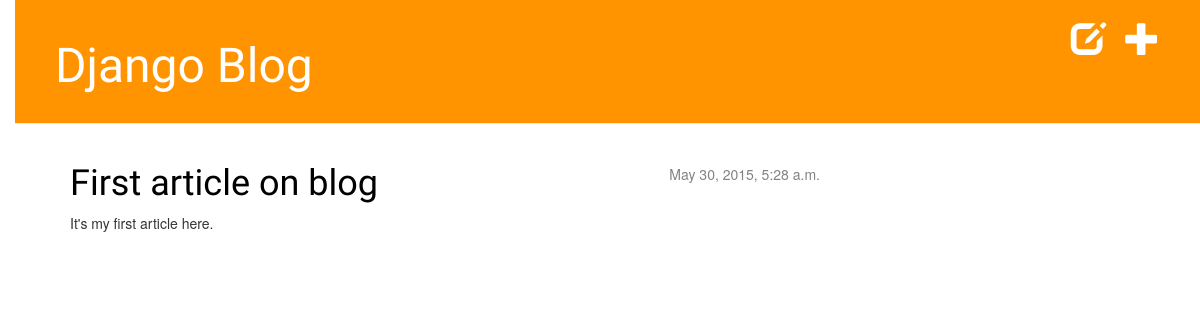
The page /blog/ on the database as committed earlier.
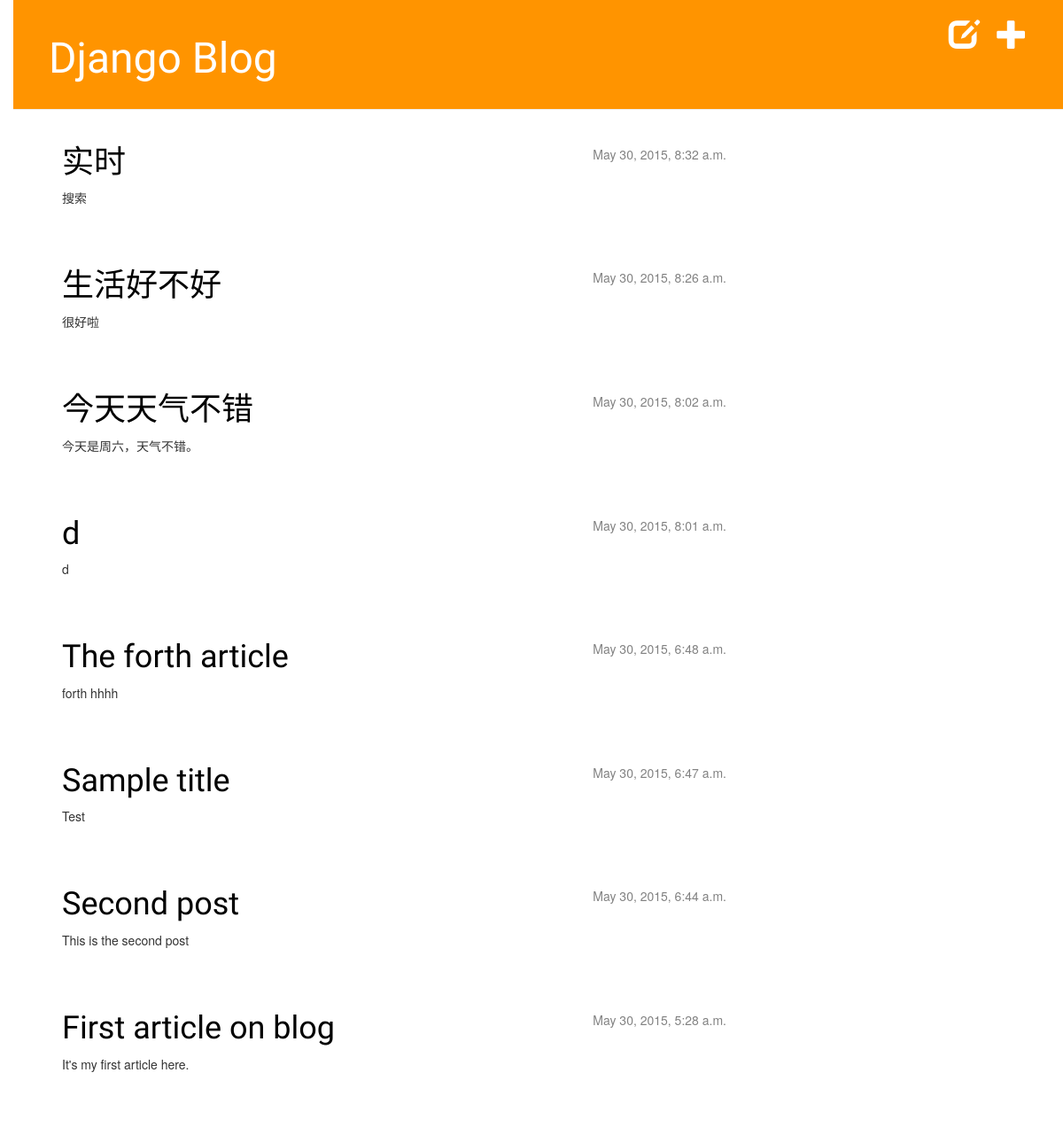
The same page on the database as committed later.
### blog/models.py (models this page shows, shortened)
class Post(models.Model):
	author = models.ForeignKey('auth.User')
	title = models.CharField(max_length=200)
	text = models.TextField()
	created_date = models.DateTimeField(
			default = timezone.now)
	published_date = models.DateTimeField(
		blank=True, null=True)

### blog/views.py (the view)
def post_list(request):
	posts = Post.objects.filter(published_date__lte=timezone.now()).order_by('-published_date')
	return render(request,'blog/post_list.html', {'posts':posts})

### blog/templates/blog/post_list.html
{% extends 'blog/base.html' %}
{% block content %}
    {% for post in posts %}
        <div class="post">
            <div class="date">
                {{ post.published_date }}
            </div>
            <h1><a href="{% url 'blog.views.post_detail' pk=post.pk%}">{{ post.title }}</a></h1>
            <p>{{ post.text|linebreaks }}</p>
        </div>
    {% endfor %}
{% endblock content %}

### blog/templates/blog/base.html (shortened to what this page needs)
{% load staticfiles %}
<html>
    <head>
        <link rel="stylesheet" href="//maxcdn.bootstrapcdn.com/bootstrap/3.2.0/css/bootstrap.min.css">
        <link rel="stylesheet" href="//maxcdn.bootstrapcdn.com/bootstrap/3.2.0/css/bootstrap-theme.min.css">
        <link rel="stylesheet" href="{% static 'css/blog.css' %}">
    </head>
    <body>
        <div class="page-header">
            <a href="{% url 'blog.views.post_new' %}" class="top-menu"><span class="glyphicon glyphicon-plus"></span></a>
            <a href="{% url 'post_draft_list' %}" class="top-menu"><span class="glyphicon glyphicon-edit"></span></a>
            <h1><a href="/blog">Django Blog</a></h1>
        </div>
        <div class="content container">
            <div class="row">
                <div class="col-md-8">
                {% block content %}
                {% endblock %}
                </div>
            </div>
        </div>
    </body>
</html>

### blog/static/css/blog.css (style rules this page uses)
h1 a { color: #FCA205; font-family:'Lobster'; }
body { padding-left:15px; }
.page-header { background-color: #ff9400; margin-top: 0; padding: 20px 20px 20px 40px; }
.page-header h1, .page-header h1 a, .page-header h1 a:visited, .page-header h1 a:active { color: #ffffff; font-size: 36pt; text-decoration: none; }
.content { margin-left: 40px; }
h1, h2, h3, h4 { font-family: 'Lobster', cursive; }
.date { float: right; color: #828282; }
.top-menu, .top-menu:hover, .top-menu:visited { color: #ffffff; float: right; font-size: 26pt; margin-right: 20px; }
.post { margin-bottom: 70px; }
.post h1 a, .post h1 a:visited { color: #000000; }

Rows that differ between the two databases and show on the page:
added Post: published_date "May 30, 2015, 8:32 a.m.", title "实时", text "搜索"
added Post: published_date "May 30, 2015, 8:26 a.m.", title "生活好不好", text "很好啦"
added Post: published_date "May 30, 2015, 8:02 a.m.", title "今天天气不错", text "今天是周六，天气不错。"
added Post: published_date "May 30, 2015, 8:01 a.m.", title "d", text "d"
added Post: published_date "May 30, 2015, 6:48 a.m.", title "The forth article", text "forth hhhh"
added Post: published_date "May 30, 2015, 6:47 a.m.", title "Sample title", text "Test"
added Post: published_date "May 30, 2015, 6:44 a.m.", title "Second post", text "This is the second post"
